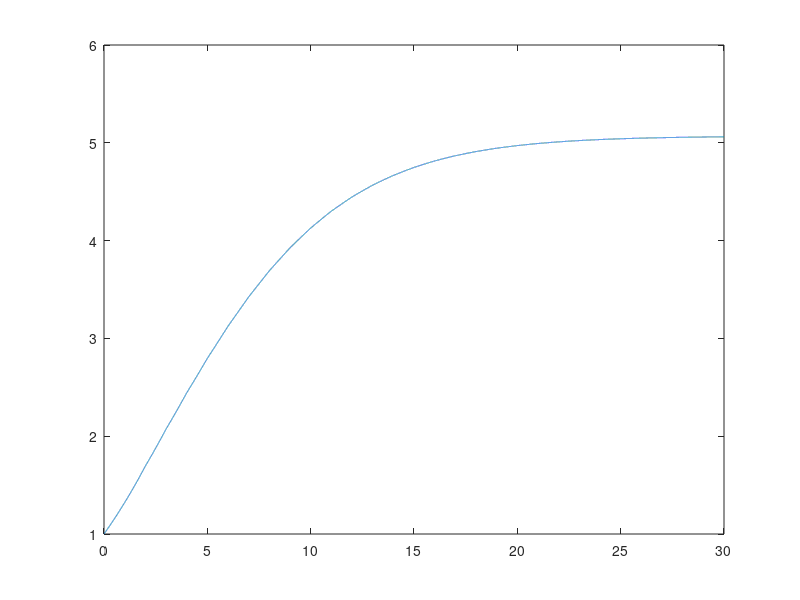

The MATLAB script that drew this image:
clear vars;
R0=2;
in_rate=0.298;
s0=10000;
i0=1;
N=s0+i0;
s=s0/N;
in=i0/N;
in2=i0/N;
r=0;
re_rate=(in_rate/R0);

vac_frac=0.15;
succes_rate=0.75;


time=30;
step_size=0.001;
A_array=zeros(1,time/step_size);
B_array=zeros(1,time/step_size);
C_array=zeros(1,time/step_size);
j=1;
rt=zeros(1,time/step_size);

for i=0:step_size:time
    t1=(in_rate*s*in)*step_size;
    t2=(re_rate*in)*step_size;
    s=s-t1;
    if i>=2 && i-ceil(i)==0
        s=s-vac_frac*s*succes_rate;
    end
    in=in+t1-t2;
    in2=in2+t1;
    r=r+t2;
    A_array(1,j)=s;
    B_array(1,j)=in2;
    C_array(1,j)=r;
    rt(1,j)=i;
    j=j+1;
end    


plot(rt,B_array*N);
hold on;

hold on;